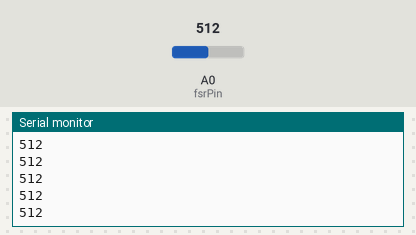
The sketch below on a simulated Arduino Uno, built with avr-gcc and run on an emulated ATmega328P. On the bench: the last lines printed to the serial monitor. The test bench sets the inputs (shaded band); at power-on: A0 (fsrPin) = 512.

Above: at 1.2 s.
1.3 s: A0 (fsrPin) set to 716
At 1.31 s:
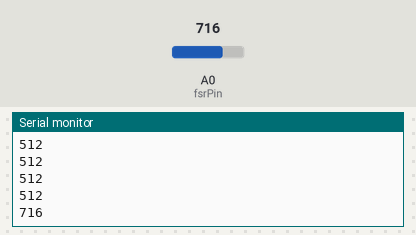
2.8 s: A0 (fsrPin) set to 900
At 2.81 s:
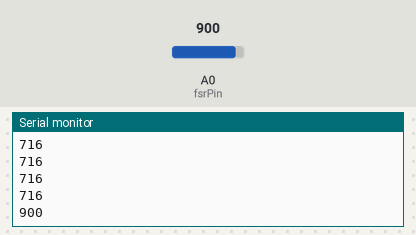
Timing chart, 0 to 5.8 s (numbered marks = the images above; inputs shaded):
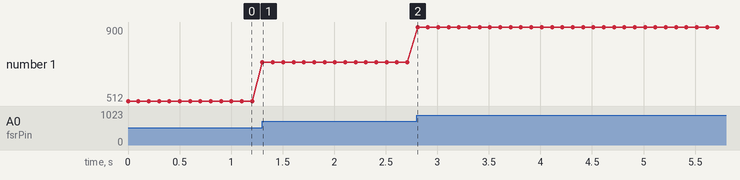

The sketch:

FSR.ino
```cpp
const int fsrPin = A0;  // مستشعر الضغط متصل بالمدخل التناظري A0

void setup() {
    Serial.begin(115200);
    Serial.println("FSR Sensor Ready");
}

void loop() {
    int fsrValue = analogRead(fsrPin);  // قراءة قيمة المستشعر
    Serial.println(fsrValue);  // إرسال القيمة إلى الكمبيوتر عبر Serial
    delay(100);
}
```

Measured:
- after the input at 1.3 s, the serial monitor: prints a new line at once (image 1)
- after the input at 2.8 s, the serial monitor: prints a new line at once (image 2)
- plotted number 1: 512 → 716 after the input at 1.3 s, 716 → 900 after the input at 2.8 s
